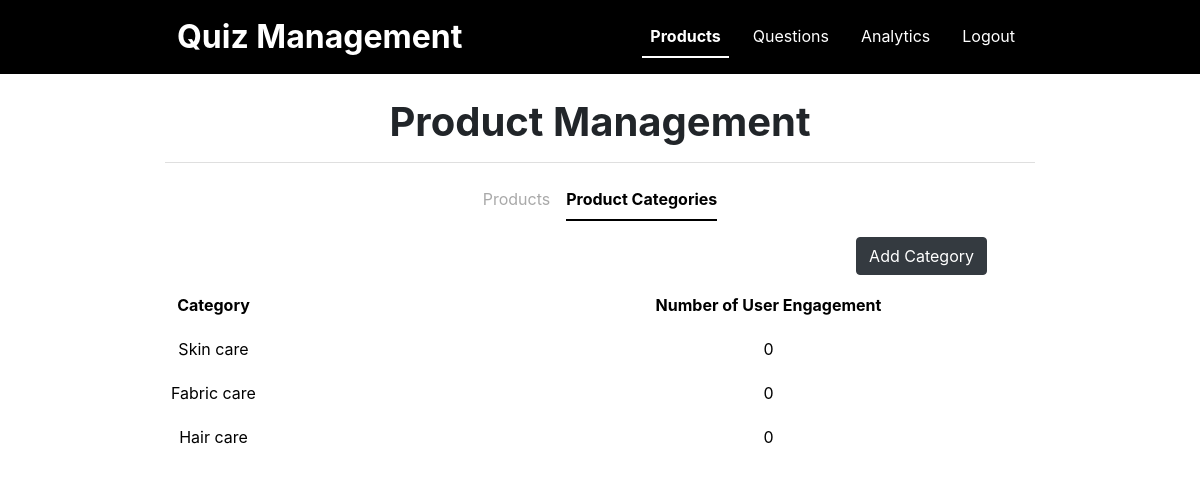
The app's page /management/categories.php (signed in) with its own data.
### tables this page shows
CREATE TABLE `category` (
  `categoryID` int(11) NOT NULL,
  `categoryName` text NOT NULL,
  `categoryDescription` text NOT NULL,
  `userClick` int(11) NOT NULL
);

### management/categories.php (the view, shortened to what this page needs)
<?php
    include '../header.php';
    include 'navbar.php';
?>
<div class="container w-75 my-3">
    <h1 class="text-center fw-bold mt-4">Product Management</h1>
    <hr style="height:1px;border-width:0;color:gray;background-color:gray">
    <?php include 'product_nav.php';?>
    <button class="btn btn-dark float-end mb-2  me-5" data-bs-toggle="modal" data-bs-target="#addCategoryModal">Add Category</button>
</div>
<div class="container w-100">
    <div class="table table-borderless ">
        <table class="table text-center table-hover">
            <thead>
                <tr>
                    <th scope="col">Category</th>
                    <th scope="col">Number of User Engagement</th>
                </tr>
            </thead>
            <tbody>
                <?php
                    $query = "SELECT *
                              FROM category c";
                    $result = mysqli_query($conn, $query);
                    while($row = mysqli_fetch_assoc($result)){
                        $categoryName    = $row['categoryName'];
                        $userEngagement  = $row['userClick'];
                    ?>
                    <tr>
                        <td><?php echo $categoryName?></td>
                        <td><?php echo $userEngagement?></td>
                    </tr>
                    <?php
                    }
                ?>
            </tbody>
        </table>
    </div>
</div>

### records on screen
category: categoryName "Skin care", userClick "0"
category: categoryName "Fabric care", userClick "0"
category: categoryName "Hair care", userClick "0"
